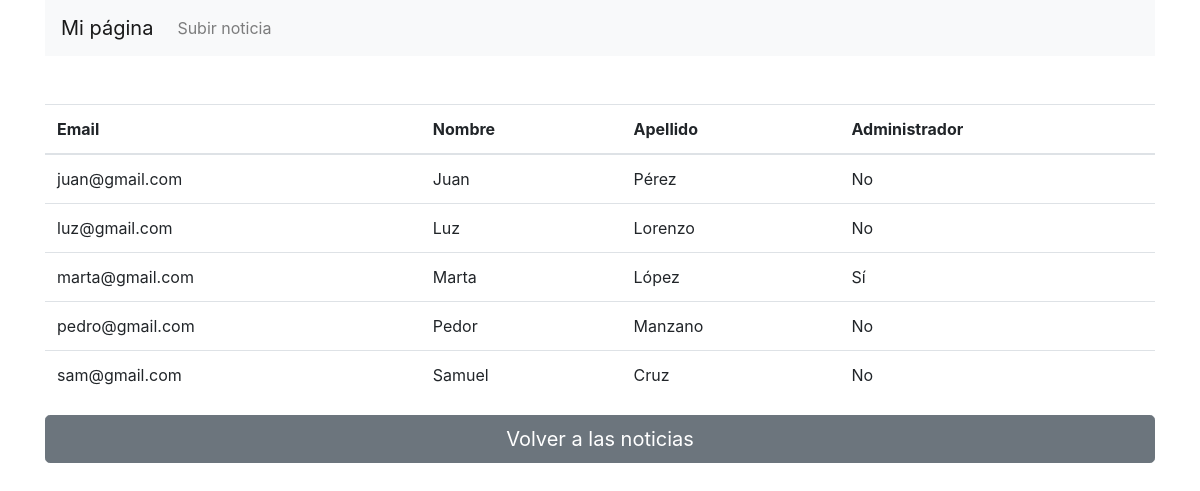
The app's page /index.php/usuarios/mostrarUsuarios with its own data.
### tables this page shows
CREATE TABLE `usuarios` (
  `email` varchar(30) NOT NULL,
  `nombre` varchar(30) NOT NULL,
  `apellido` varchar(30) NOT NULL,
  `administrador` tinyint(1) NOT NULL DEFAULT 0,
  `password` varchar(1024) NOT NULL
);

### application/controllers/Usuarios.php (called while the page is built, shortened)
<?php
class Usuarios extends CI_Controller
{
    public function __construct()
    {
        $this->load->model("usuariosModel");
        $this->load->helper(['form', 'url']);
    }
    public function mostrarUsuarios()
    {
        $resultado['usuarios'] = $this->usuariosModel->obtenerUsuarios();
        $this->load->view('usuarios/tablaUsuarios', $resultado);
    }
}

### index.php (called while the page is built, shortened)
<?php
require_once BASEPATH.'core/CodeIgniter.php';

### application/models/UsuariosModel.php (called while the page is built, shortened)
<?php
class usuariosModel extends CI_Model
{
    public function obtenerUsuarios(){
        $query = $this->db->get("usuarios");
        return $query->result();
     }
}

### application/views/usuarios/tablaUsuarios.php (the view, shortened to what this page needs)
<!DOCTYPE html>
<html lang="es">
<head>
    <link rel="stylesheet" href="https://stackpath.bootstrapcdn.com/bootstrap/4.3.1/css/bootstrap.min.css">
</head>
<body>
    <div class="container">
        <?php $this->load->view('partials/navbar'); ?>
        <br><br>
        <table class="table table-hover">
            <thead>
                <tr>
                    <th scope="col">Email</th>
                    <th scope="col">Nombre</th>
                    <th scope="col">Apellido</th>
                    <th scope="col">Administrador</th>
                </tr>
            </thead>
            <tbody>
                <?php foreach ($usuarios as $usuario) { ?>
                    <tr>
                        <td><?php echo $usuario->email; ?></td>
                        <td><?php echo $usuario->nombre; ?></td>
                        <td><?php echo $usuario->apellido; ?></td>
                        <?php if ($usuario->administrador == "1") { ?>
                            <td>Sí</td>
                        <?php } else { ?>
                            <td>No</td>
                        <?php } ?>
                    </tr>
                <?php } ?>
            </tbody>
        </table>
        <a href="/codeigniter/index.php/noticias/mostrarNoticias/1" type="button" class="btn btn-secondary btn-lg btn-block">Volver a las noticias</a>
    </div>
</body>
</html>

### application/views/partials/navbar.php (shortened to what this page needs)
<nav class="navbar navbar-expand-lg navbar-light bg-light">
    <a class="navbar-brand" href="#">Mi página</a>
    <div class="collapse navbar-collapse" id="navbarNav">
        <ul class="navbar-nav">
            <li class="nav-item">
                <a class="nav-link" href="/codeigniter/index.php/noticias">Subir noticia</a>
            </li>
        </ul>
    </div>
</nav>

### records on screen
usuarios: email "juan@gmail.com", nombre "Juan", apellido "Pérez", administrador "No"
usuarios: email "luz@gmail.com", nombre "Luz", apellido "Lorenzo", administrador "No"
usuarios: email "marta@gmail.com", nombre "Marta", apellido "López", administrador "Sí"
usuarios: email "pedro@gmail.com", nombre "Pedor", apellido "Manzano", administrador "No"
usuarios: email "sam@gmail.com", nombre "Samuel", apellido "Cruz", administrador "No"
